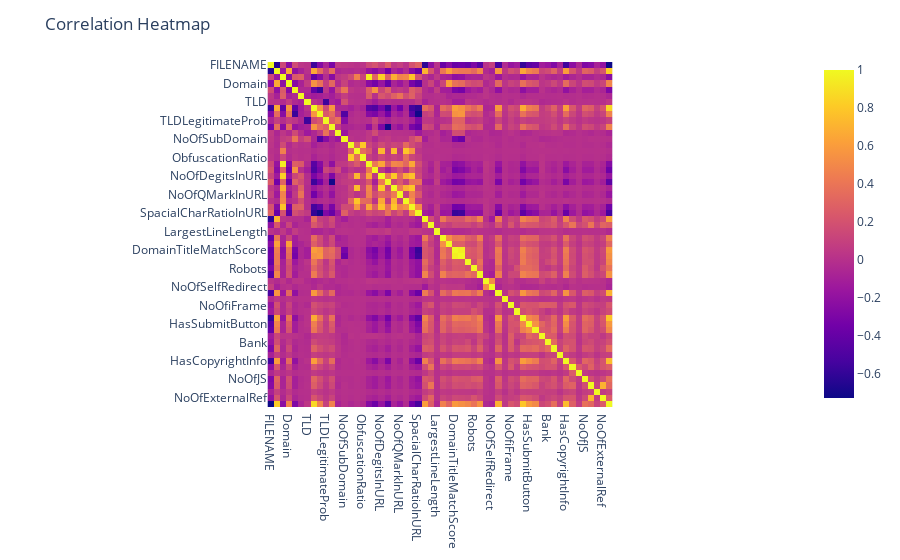

Notebook source saved alongside this figure:
### Code cell
# Checking the correlation heatmap
correlation_matrix = phishing_dataframe.corr()
fig = px.imshow(correlation_matrix, text_auto=True)
fig.update_layout(title='Correlation Heatmap')
fig.show()

### Figure 1 — Plotly figure (JSON) as saved in the notebook; plotly's stock layout.template omitted (floating-point values rounded to 4 significant figures; data arrays with more than 128 entries replaced by an {"elided": "..."} marker saying what was removed)
{"data": [{"coloraxis": "coloraxis", "hovertemplate": "x: %{x}<br>y: %{y}<br>color: %{z}<extra></extra>", "name": "0", "texttemplate": "%{z}", "type": "heatmap", "x": ["FILENAME", "URL", "URLLength", "Domain", "DomainLength", "IsDomainIP", "TLD", "URLSimilarityIndex", "CharContinuationRate", "TLDLegitimateProb", "URLCharProb", "TLDLength", "NoOfSubDomain", "HasObfuscation", "NoOfObfuscatedChar", "ObfuscationRatio", "NoOfLettersInURL", "LetterRatioInURL", "NoOfDegitsInURL", "DegitRatioInURL", "NoOfEqualsInURL", "NoOfQMarkInURL", "NoOfAmpersandInURL", "NoOfOtherSpecialCharsInURL", "SpacialCharRatioInURL", "IsHTTPS", "LineOfCode", "LargestLineLength", "HasTitle", "Title", "DomainTitleMatchScore", "URLTitleMatchScore", "HasFavicon", "Robots", "IsResponsive", "NoOfURLRedirect", "NoOfSelfRedirect", "HasDescription", "NoOfPopup", "NoOfiFrame", "HasExternalFormSubmit", "HasSocialNet", "HasSubmitButton", "HasHiddenFields", "HasPasswordField", "Bank", "Pay", "Crypto", "HasCopyrightInfo", "NoOfImage", "NoOfCSS", "NoOfJS", "NoOfSelfRef", "NoOfEmptyRef", "NoOfExternalRef", "label"], "xaxis": "x", "y": ["FILENAME", "URL", "URLLength", "Domain", "DomainLength", "IsDomainIP", "TLD", "URLSimilarityIndex", "CharContinuationRate", "TLDLegitimateProb", "URLCharProb", "TLDLength", "NoOfSubDomain", "HasObfuscation", "NoOfObfuscatedChar", "ObfuscationRatio", "NoOfLettersInURL", "LetterRatioInURL", "NoOfDegitsInURL", "DegitRatioInURL", "NoOfEqualsInURL", "NoOfQMarkInURL", "NoOfAmpersandInURL", "NoOfOtherSpecialCharsInURL", "SpacialCharRatioInURL", "IsHTTPS", "LineOfCode", "LargestLineLength", "HasTitle", "Title", "DomainTitleMatchScore", "URLTitleMatchScore", "HasFavicon", "Robots", "IsResponsive", "NoOfURLRedirect", "NoOfSelfRedirect", "HasDescription", "NoOfPopup", "NoOfiFrame", "HasExternalFormSubmit", "HasSocialNet", "HasSubmitButton", "HasHiddenFields", "HasPasswordField", "Bank", "Pay", "Crypto", "HasCopyrightInfo", "NoOfImage", "NoOfCSS", "NoOfJS", "NoOfSelfRef", "NoOfEmptyRef", "NoOfExternalRef", "label"], "yaxis": "y", "z": {"elided": "56x56 float values"}}], "layout": {"coloraxis": {"colorscale": [[0, "#0d0887"], [0.1111, "#46039f"], [0.2222, "#7201a8"], [0.3333, "#9c179e"], [0.4444, "#bd3786"], [0.5556, "#d8576b"], [0.6667, "#ed7953"], [0.7778, "#fb9f3a"], [0.8889, "#fdca26"], [1, "#f0f921"]]}, "margin": {"t": 60}, "title": {"text": "Correlation Heatmap"}, "xaxis": {"anchor": "y", "constrain": "domain", "domain": [0, 1], "scaleanchor": "y"}, "yaxis": {"anchor": "x", "autorange": "reversed", "constrain": "domain", "domain": [0, 1]}}}
